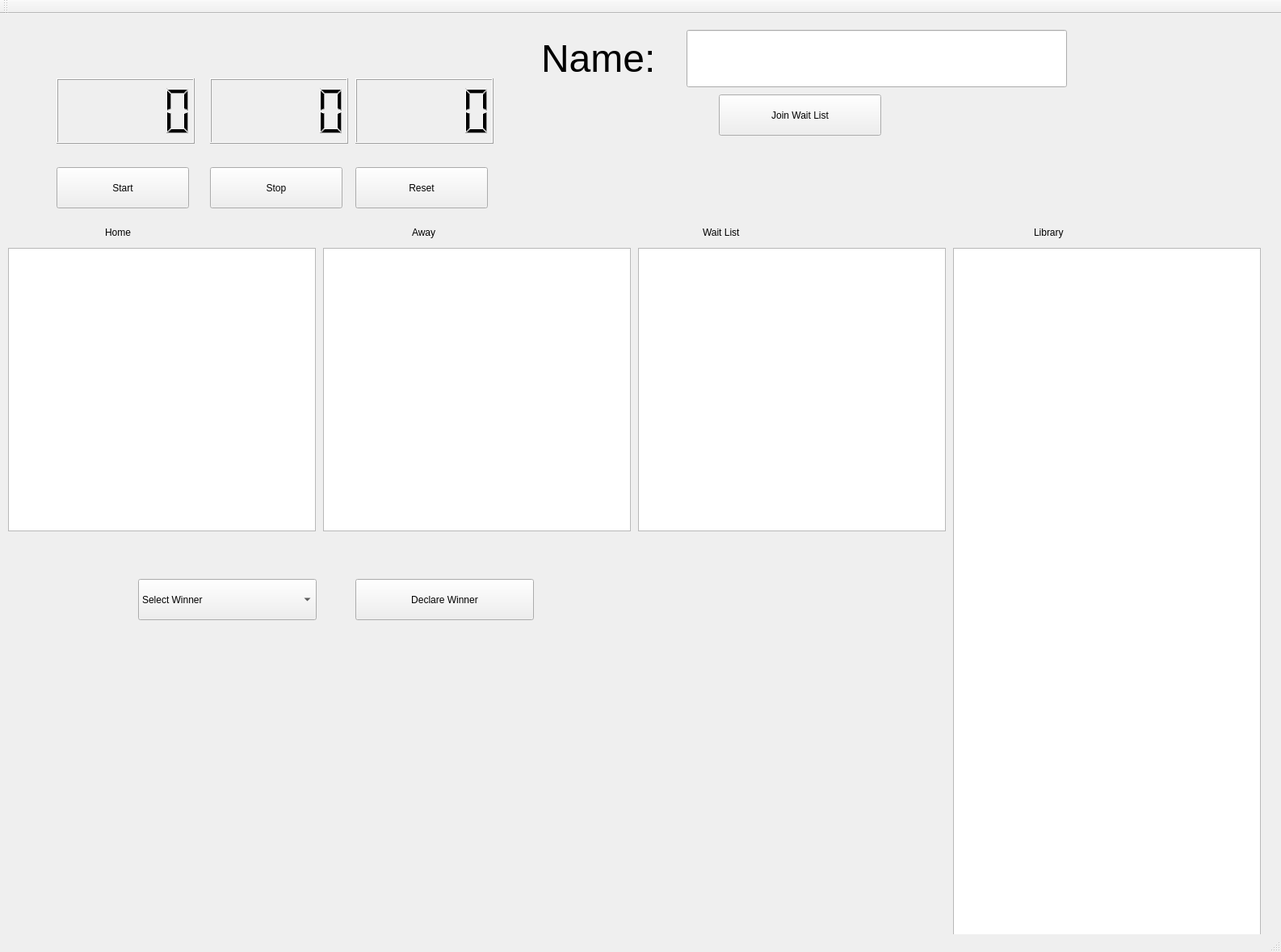
<?xml version="1.0" encoding="UTF-8"?>
<ui version="4.0">
 <class>MainWindow</class>
 <widget class="QMainWindow" name="MainWindow">
  <property name="geometry">
   <rect>
    <x>0</x>
    <y>0</y>
    <width>1586</width>
    <height>1179</height>
   </rect>
  </property>
  <property name="windowTitle">
   <string>MainWindow</string>
  </property>
  <widget class="QWidget" name="centralWidget">
   <widget class="QLCDNumber" name="lcd_Minutes">
    <property name="geometry">
     <rect>
      <x>70</x>
      <y>80</y>
      <width>171</width>
      <height>81</height>
     </rect>
    </property>
   </widget>
   <widget class="QLCDNumber" name="lcd_MiliSeconds">
    <property name="geometry">
     <rect>
      <x>440</x>
      <y>80</y>
      <width>171</width>
      <height>81</height>
     </rect>
    </property>
   </widget>
   <widget class="QLCDNumber" name="lcd_Seconds">
    <property name="geometry">
     <rect>
      <x>260</x>
      <y>80</y>
      <width>171</width>
      <height>81</height>
     </rect>
    </property>
   </widget>
   <widget class="QPushButton" name="Start">
    <property name="geometry">
     <rect>
      <x>70</x>
      <y>190</y>
      <width>164</width>
      <height>51</height>
     </rect>
    </property>
    <property name="text">
     <string>Start</string>
    </property>
   </widget>
   <widget class="QPushButton" name="Stop">
    <property name="geometry">
     <rect>
      <x>260</x>
      <y>190</y>
      <width>164</width>
      <height>51</height>
     </rect>
    </property>
    <property name="text">
     <string>Stop</string>
    </property>
   </widget>
   <widget class="QPushButton" name="Reset">
    <property name="geometry">
     <rect>
      <x>440</x>
      <y>190</y>
      <width>164</width>
      <height>51</height>
     </rect>
    </property>
    <property name="text">
     <string>Reset</string>
    </property>
   </widget>
   <widget class="QTextBrowser" name="HomeBrowser">
    <property name="geometry">
     <rect>
      <x>10</x>
      <y>290</y>
      <width>381</width>
      <height>351</height>
     </rect>
    </property>
   </widget>
   <widget class="QTextBrowser" name="AwayBrowser">
    <property name="geometry">
     <rect>
      <x>400</x>
      <y>290</y>
      <width>381</width>
      <height>351</height>
     </rect>
    </property>
   </widget>
   <widget class="QLabel" name="Name_Label">
    <property name="geometry">
     <rect>
      <x>670</x>
      <y>20</y>
      <width>181</width>
      <height>71</height>
     </rect>
    </property>
    <property name="text">
     <string>&lt;html&gt;&lt;head/&gt;&lt;body&gt;&lt;p&gt;&lt;span style=&quot; font-size:36pt;&quot;&gt;Name:&lt;/span&gt;&lt;/p&gt;&lt;/body&gt;&lt;/html&gt;</string>
    </property>
   </widget>
   <widget class="QPushButton" name="Join_Queue">
    <property name="geometry">
     <rect>
      <x>890</x>
      <y>100</y>
      <width>201</width>
      <height>51</height>
     </rect>
    </property>
    <property name="text">
     <string>Join Wait List</string>
    </property>
   </widget>
   <widget class="QLineEdit" name="lineEdit_PlayerName">
    <property name="geometry">
     <rect>
      <x>850</x>
      <y>20</y>
      <width>471</width>
      <height>71</height>
     </rect>
    </property>
   </widget>
   <widget class="QTextBrowser" name="WaitList_Browser">
    <property name="geometry">
     <rect>
      <x>790</x>
      <y>290</y>
      <width>381</width>
      <height>351</height>
     </rect>
    </property>
   </widget>
   <widget class="QTextBrowser" name="Library_Browser">
    <property name="geometry">
     <rect>
      <x>1180</x>
      <y>290</y>
      <width>381</width>
      <height>881</height>
     </rect>
    </property>
   </widget>
   <widget class="QLabel" name="label_2">
    <property name="geometry">
     <rect>
      <x>1280</x>
      <y>230</y>
      <width>158</width>
      <height>81</height>
     </rect>
    </property>
    <property name="text">
     <string>Library</string>
    </property>
   </widget>
   <widget class="QLabel" name="label_3">
    <property name="geometry">
     <rect>
      <x>130</x>
      <y>230</y>
      <width>158</width>
      <height>81</height>
     </rect>
    </property>
    <property name="text">
     <string>Home</string>
    </property>
   </widget>
   <widget class="QLabel" name="label_4">
    <property name="geometry">
     <rect>
      <x>510</x>
      <y>230</y>
      <width>158</width>
      <height>81</height>
     </rect>
    </property>
    <property name="text">
     <string>Away</string>
    </property>
   </widget>
   <widget class="QComboBox" name="winnerDropDown">
    <property name="geometry">
     <rect>
      <x>171</x>
      <y>700</y>
      <width>221</width>
      <height>51</height>
     </rect>
    </property>
    <item>
     <property name="text">
      <string>Select Winner</string>
     </property>
    </item>
    <item>
     <property name="text">
      <string>Home</string>
     </property>
    </item>
    <item>
     <property name="text">
      <string>Away</string>
     </property>
    </item>
   </widget>
   <widget class="QPushButton" name="Declare_Winner">
    <property name="geometry">
     <rect>
      <x>440</x>
      <y>700</y>
      <width>221</width>
      <height>51</height>
     </rect>
    </property>
    <property name="text">
     <string>Declare Winner</string>
    </property>
   </widget>
   <widget class="QLabel" name="label_5">
    <property name="geometry">
     <rect>
      <x>870</x>
      <y>230</y>
      <width>158</width>
      <height>81</height>
     </rect>
    </property>
    <property name="text">
     <string>Wait List</string>
    </property>
   </widget>
  </widget>
  <widget class="QMenuBar" name="menuBar">
   <property name="geometry">
    <rect>
     <x>0</x>
     <y>0</y>
     <width>1586</width>
     <height>48</height>
    </rect>
   </property>
  </widget>
  <widget class="QToolBar" name="mainToolBar">
   <attribute name="toolBarArea">
    <enum>TopToolBarArea</enum>
   </attribute>
   <attribute name="toolBarBreak">
    <bool>false</bool>
   </attribute>
  </widget>
  <widget class="QStatusBar" name="statusBar"/>
 </widget>
 <layoutdefault spacing="6" margin="11"/>
 <resources/>
 <connections/>
</ui>
